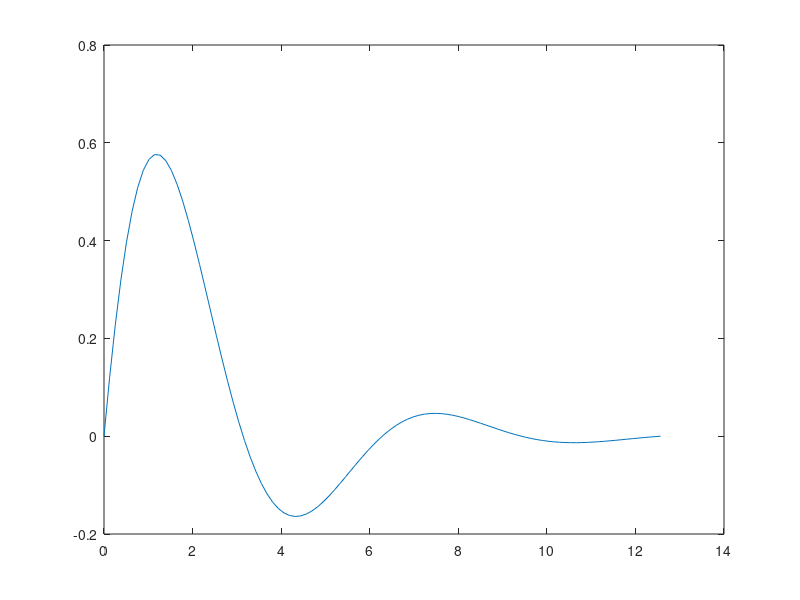

Recreate this plot in MATLAB.
% plot y =e power(-0.4x)*sinx ,0<=x<=4x, taking
% 10,50,100 points in the interval.

x=linspace(0,4*pi,10);
y=exp(-.4*x).*sin(x);
plot(x,y)
x=linspace(0,4*pi,50);
y=exp(-.4*x).*sin(x);
plot(x,y)
x=linspace(0,4*pi,100);
y=exp(-.4*x).*sin(x);
plot(x,y)
